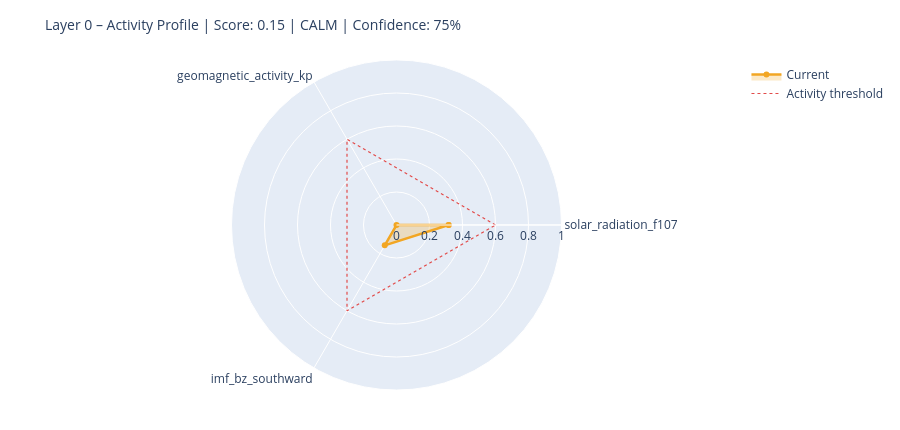

Notebook cell for this chart:
### Markdown cell above
---
## 6. State Assessment & Handoff to Layer 1

### Code cell
# ============================================================
# STEP 1 – Collect raw values with source modes
# Mode: 'primary' | 'fallback_3h' | 'last_valid' | 'missing'
# ============================================================

def safe_last(df, col):
    if df is None or col not in df.columns: return None
    s = df[col].dropna()
    return float(s.iloc[-1]) if not s.empty else None

f107_now = safe_last(df_f107, 'f10.7')
bz_now   = safe_last(df_mag,  'bz_gsm')
kp_now   = safe_last(df_kp,   'kp')
sw_now   = safe_last(df_sw,   'speed')

source_modes = {
    'F10.7':    'primary'  if f107_now is not None else 'missing',
    'Kp':       'primary'  if kp_now   is not None else 'missing',
    'IMF_Bz':   'primary'  if bz_now   is not None else 'missing',
    'SW_speed': 'primary'  if sw_now   is not None else 'missing',
}

# Kp Fallback – 3h endpoint
if kp_now is None:
    try:
        r = requests.get(
            'https://services.swpc.noaa.gov/json/noaa-planetary-k-index.json',
            timeout=10)
        r.raise_for_status()
        fb = pd.DataFrame(r.json())
        tc = next((c for c in fb.columns if 'time' in c.lower()), fb.columns[0])
        kc = next((c for c in fb.columns if 'kp' in c.lower() and c != tc), None)
        if kc:
            fb[kc] = fb[kc].astype(str).str.extract(r'([0-9]+(?:\.[0-9]*)?)')[0]
            fb[kc] = pd.to_numeric(fb[kc], errors='coerce')
            fb = fb[fb[kc] >= 0].dropna(subset=[kc])
            if not fb.empty:
                kp_now = float(fb[kc].iloc[-1])
                source_modes['Kp'] = 'fallback_3h'
                print(f'  Kp fallback (3h): {kp_now:.1f}')
    except Exception as e:
        print(f'  Kp fallback failed: {e}')

# Solar Wind Fallback – last valid value
if sw_now is None and df_sw is not None and 'speed' in df_sw.columns:
    s = df_sw['speed'].dropna()
    if not s.empty:
        sw_now = float(s.iloc[-1])
        source_modes['SW_speed'] = 'last_valid'
        print(f'  SW fallback (last_valid): {sw_now:.0f} km/s')

print()
print('Source modes:', source_modes)

# ============================================================
# STEP 2 – Score from available components only
# ============================================================

def norm(v, lo, hi):
    if v is None: return None
    return max(0.0, min(1.0, (v - lo) / (hi - lo)))

COMPONENTS = {
    'solar_radiation_f107':    (f107_now, norm(f107_now, 60, 250)),
    'geomagnetic_activity_kp': (kp_now,   norm(kp_now,   0,   9)),
    'imf_bz_southward':        (bz_now,   norm(-(bz_now or 0) if bz_now else None, -5, 30)
                                           if bz_now is not None else None),
    'solar_wind_speed':        (sw_now,   norm(sw_now, 300, 800)),
}

available   = {k: v[1] for k, v in COMPONENTS.items() if v[1] is not None}
unavailable = [k for k, v in COMPONENTS.items() if v[1] is None]

layer0_score = round(sum(available.values()) / len(available), 4) if available else None
confidence   = round(len(available) / len(COMPONENTS), 2)

level = ('unknown'  if layer0_score is None
         else 'calm'     if layer0_score < 0.3
         else 'moderate' if layer0_score < 0.6
         else 'active')

# ============================================================
# STEP 3 – Dominant Driver
# ============================================================

def dominant_driver(kp, f107, bz, sw):
    candidates = []
    if kp   is not None and kp   >= 4:   candidates.append(('geomagnetic',    kp / 9))
    if sw   is not None and sw   >= 500:  candidates.append(('solar_wind',     sw / 800))
    if bz   is not None and bz   <= -5:   candidates.append(('imf_southward',  abs(bz) / 30))
    if f107 is not None and f107 >= 150:  candidates.append(('solar_radiation',f107 / 250))
    return max(candidates, key=lambda x: x[1])[0] if candidates else 'none'

driver = dominant_driver(kp_now, f107_now, bz_now, sw_now)

# ============================================================
# STEP 4 – Downstream expectations
# ============================================================

def downstream_expectation(driver, score, kp, bz, f107):
    exp = {
        'magnetosphere':        'calm',
        'ionosphere':           'calm',
        'schumann_resonance':   'unchanged',
        'lithosphere_currents': 'low',
    }
    if driver == 'geomagnetic' or (kp and kp >= 5):
        exp['magnetosphere']        = 'compressed / storm'
        exp['ionosphere']           = 'elevated disturbance (TEC variability)'
        exp['schumann_resonance']   = 'elevated amplitude possible'
        exp['lithosphere_currents'] = 'elevated induction currents'
    elif driver == 'imf_southward' or (bz and bz <= -5):
        exp['magnetosphere']        = 'energy coupling active'
        exp['ionosphere']           = 'elevated electron density possible'
        exp['schumann_resonance']   = 'slight modulation possible'
    elif driver == 'solar_radiation' or (f107 and f107 >= 150):
        exp['ionosphere']           = 'elevated ionization (F-layer)'
        exp['schumann_resonance']   = 'slightly elevated background activity'
    return exp

downstream = downstream_expectation(driver, layer0_score, kp_now, bz_now, f107_now)

# ============================================================
# CONSOLE OUTPUT
# ============================================================

W = 58
print('=' * W)
print('LAYER 0 – STATE ASSESSMENT')
print('=' * W)
for name, (raw_v, score_v) in COMPONENTS.items():
    if score_v is not None:
        bar = '█' * int(score_v * 20) + '░' * (20 - int(score_v * 20))
        print(f'  {name:<35}  {bar}  {score_v:.2f}')
    else:
        print(f'  {name:<35}  {"─" * 20}  n/a')
print('-' * W)
print(f'  Score ({len(available)}/{len(COMPONENTS)} components):  {layer0_score:.3f}')
print(f'  Confidence:         {confidence:.0%}')
print(f'  Level:              {level.upper()}')
print(f'  Dominant Driver:    {driver}')

# Radar chart
cats = list(available.keys())
vals = list(available.values())
if len(cats) >= 3:
    fig = go.Figure()
    fig.add_trace(go.Scatterpolar(
        r=vals + [vals[0]], theta=cats + [cats[0]],
        fill='toself', fillcolor='rgba(242,166,35,0.25)',
        line=dict(color='#F2A623', width=2.5), name='Current'
    ))
    fig.add_trace(go.Scatterpolar(
        r=[0.6] * (len(cats) + 1), theta=cats + [cats[0]],
        line=dict(color='#E24B4A', dash='dot', width=1.2),
        mode='lines', name='Activity threshold'
    ))
    fig.update_layout(
        title=dict(text=f'Layer 0 – Activity Profile | Score: {layer0_score:.2f} | {level.upper()} | Confidence: {confidence:.0%}',
                   font=dict(size=14)),
        polar=dict(radialaxis=dict(visible=True, range=[0, 1])),
        height=430, showlegend=True,
        margin=dict(l=60, r=60, t=60, b=40)
    )
    fig.show()

### Figure 1 — Plotly figure (JSON) as saved in the notebook; plotly's stock layout.template omitted (floating-point values rounded to 4 significant figures)
{"data": [{"fill": "toself", "fillcolor": "rgba(242,166,35,0.25)", "line": {"color": "#F2A623", "width": 2.5}, "name": "Current", "r": [0.3158, 0.0, 0.1423, 0.3158], "theta": ["solar_radiation_f107", "geomagnetic_activity_kp", "imf_bz_southward", "solar_radiation_f107"], "type": "scatterpolar"}, {"line": {"color": "#E24B4A", "dash": "dot", "width": 1.2}, "mode": "lines", "name": "Activity threshold", "r": [0.6, 0.6, 0.6, 0.6], "theta": ["solar_radiation_f107", "geomagnetic_activity_kp", "imf_bz_southward", "solar_radiation_f107"], "type": "scatterpolar"}], "layout": {"height": 430, "margin": {"b": 40, "l": 60, "r": 60, "t": 60}, "polar": {"radialaxis": {"range": [0, 1], "visible": true}}, "showlegend": true, "title": {"font": {"size": 14}, "text": "Layer 0 – Activity Profile | Score: 0.15 | CALM | Confidence: 75%"}}}
